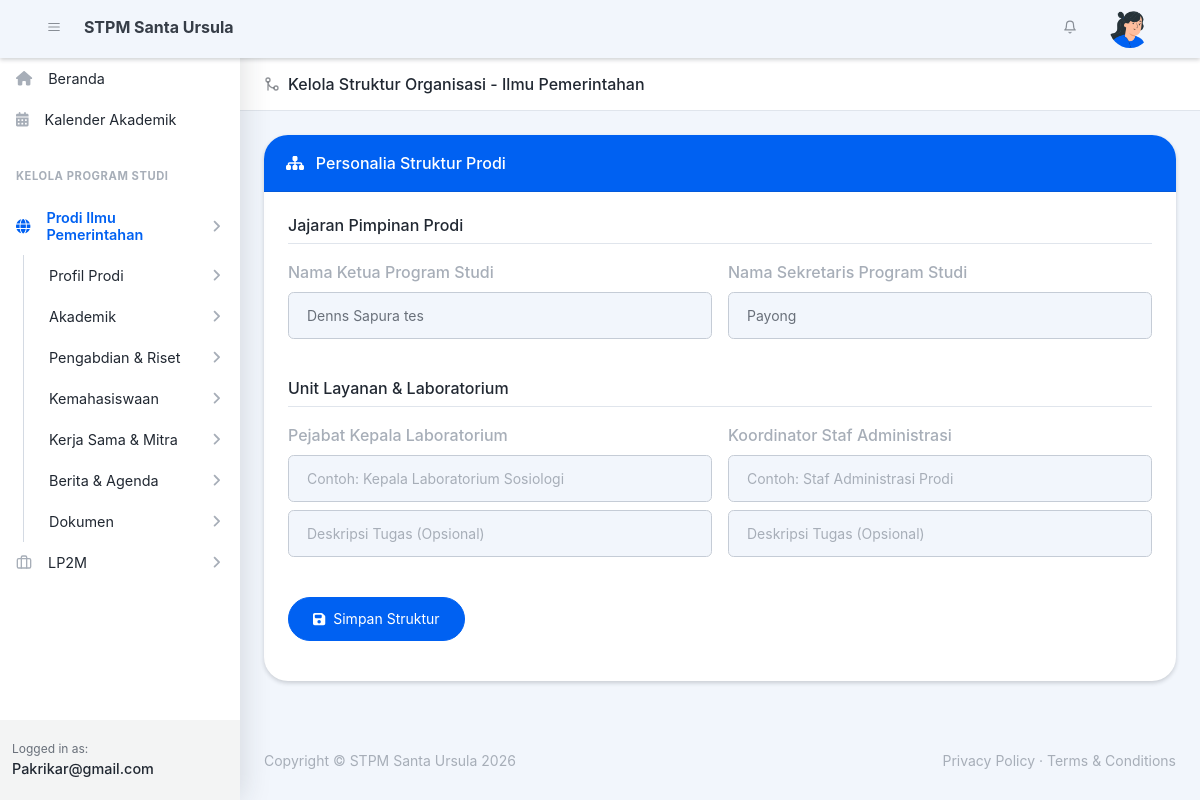
The app's page /index.php?module=prodi_pemerintahan&act=struktur (signed in) with its own data.
### tables this page shows
CREATE TABLE `prodi_struktur_organisasi` (
  `id` int(11) NOT NULL,
  `prodi` enum('pemerintahan','sosiatri') NOT NULL,
  `deskripsi` text DEFAULT NULL,
  `ketua_prodi_nama` varchar(150) DEFAULT NULL,
  `sekretaris_prodi_nama` varchar(150) DEFAULT NULL,
  `kepala_lab_nama` varchar(150) DEFAULT NULL,
  `kepala_lab_tugas` varchar(255) DEFAULT NULL,
  `staf_admin_nama` varchar(150) DEFAULT NULL,
  `staf_admin_tugas` varchar(255) DEFAULT NULL,
  `file_gambar` varchar(255) DEFAULT NULL,
  `updated_at` timestamp NOT NULL DEFAULT current_timestamp() ON UPDATE current_timestamp()
);

### modul/kelola_prodi/struktur_form.php (the view, shortened to what this page needs)
<?php
$mod_aktif = isset($_GET['module']) ? $_GET['module'] : '';
if ($mod_aktif == 'prodi_sosiatri') {
    $prodi = 'sosiatri';
    $nama_prodi_tampil = 'Pembangunan Sosial (Sosiatri)';
    $bg_color = 'bg-success';
    $btn_color = 'btn-success';
} else {
    $prodi = 'pemerintahan';
    $nama_prodi_tampil = 'Ilmu Pemerintahan';
    $bg_color = 'bg-primary';
    $btn_color = 'btn-primary';
}
$query = $koneksi->query("SELECT * FROM prodi_struktur_organisasi WHERE prodi = '$prodi' LIMIT 1");
$data = $query->fetch_assoc();
$ketua_prodi = $data['ketua_prodi_nama'] ?? '';
$sekretaris_prodi = $data['sekretaris_prodi_nama'] ?? '';
$kepala_lab = $data['kepala_lab_nama'] ?? '';
$tugas_lab = $data['kepala_lab_tugas'] ?? '';
$staf_admin = $data['staf_admin_nama'] ?? '';
$tugas_admin = $data['staf_admin_tugas'] ?? '';
?>
<header class="page-header page-header-compact page-header-light border-bottom bg-white mb-4">
    <div class="container-xl px-4">
        <div class="page-header-content">
            <div class="row align-items-center justify-content-between pt-3">
                <div class="col-auto mb-3">
                    <h1 class="page-header-title">
                        <div class="page-header-icon"><i data-feather="git-merge"></i></div>
                        Kelola Struktur Organisasi - <?= $nama_prodi_tampil ?>
                    </h1>
                </div>
            </div>
        </div>
    </div>
</header>
<div class="container-xl px-4 mt-4">
    <div class="card mb-4 shadow-sm border-0">
        <div class="card-header <?= $bg_color ?> text-white">
            <i class="fas fa-sitemap me-2"></i> Personalia Struktur Prodi
        </div>
        <div class="card-body p-4">
            <form action="index.php?module=<?= $mod_aktif ?>&act=proses_struktur" method="POST">
                <h6 class="fw-bold text-dark border-bottom pb-2 mb-3">Jajaran Pimpinan Prodi</h6>
                <div class="row gx-3 mb-4">
                    <div class="col-md-6 mb-3">
                        <label class="form-label fw-bold text-muted">Nama Ketua Program Studi</label>
                        <input type="text" class="form-control bg-light" name="ketua_prodi_nama" value="<?= htmlspecialchars($ketua_prodi) ?>" placeholder="Contoh: Nama Kaprodi, S.Sos., M.Si." required>
                    </div>
                    <div class="col-md-6 mb-3">
                        <label class="form-label fw-bold text-muted">Nama Sekretaris Program Studi</label>
                        <input type="text" class="form-control bg-light" name="sekretaris_prodi_nama" value="<?= htmlspecialchars($sekretaris_prodi) ?>" placeholder="Contoh: Nama Sekprodi, S.Sos., M.A.">
                    </div>
                </div>
                <h6 class="fw-bold text-dark border-bottom pb-2 mb-3">Unit Layanan & Laboratorium</h6>
                <div class="row gx-3 mb-4">
                    <div class="col-md-6 mb-3">
                        <label class="form-label fw-bold text-muted">Pejabat Kepala Laboratorium</label>
                        <input type="text" class="form-control bg-light" name="kepala_lab_nama" value="<?= htmlspecialchars($kepala_lab) ?>" placeholder="Contoh: Kepala Laboratorium Sosiologi">
                        <input type="text" class="form-control bg-light mt-2" name="kepala_lab_tugas" value="<?= htmlspecialchars($tugas_lab) ?>" placeholder="Deskripsi Tugas (Opsional)">
                    </div>
                    <div class="col-md-6 mb-3">
                        <label class="form-label fw-bold text-muted">Koordinator Staf Administrasi</label>
                        <input type="text" class="form-control bg-light" name="staf_admin_nama" value="<?= htmlspecialchars($staf_admin) ?>" placeholder="Contoh: Staf Administrasi Prodi">
                        <input type="text" class="form-control bg-light mt-2" name="staf_admin_tugas" value="<?= htmlspecialchars($tugas_admin) ?>" placeholder="Deskripsi Tugas (Opsional)">
                    </div>
                </div>
                <button class="btn <?= $btn_color ?> rounded-pill px-4" type="submit">
                    <i class="fas fa-save me-2"></i> Simpan Struktur
                </button>
            </form>
        </div>
    </div>
</div>

### records on screen
prodi_struktur_organisasi: ketua_prodi_nama "Denns Sapura tes", sekretaris_prodi_nama "Payong"

### other values on screen
$nama_prodi "Ilmu Pemerintahan"
$_SESSION['username'] "Pakrikar@gmail.com"
$nama_prodi_tampil "Ilmu Pemerintahan"
